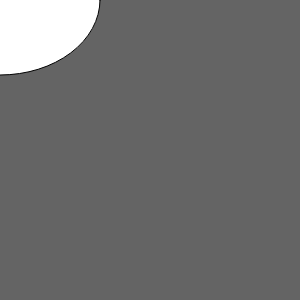
Frame 1 (no input)
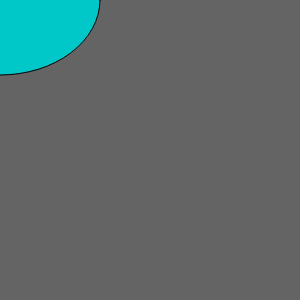
Frame 60 (no input)
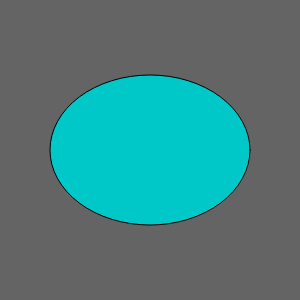
Frame 120 (the mouse pressed at the canvas centre since frame 60)

The p5.js sketch that drew these frames (run headless with seeded random() and noise() and a simulated clock; from frame 60 on, the mouse is pressed at the canvas centre):

// p5.js sketch
// ── sketch.js
function setup() {
  createCanvas(300, 300);
}

function draw() {
  background(100);
  ellipse(mouseX,mouseY,200,150);
  fill(0,200,200);
}
